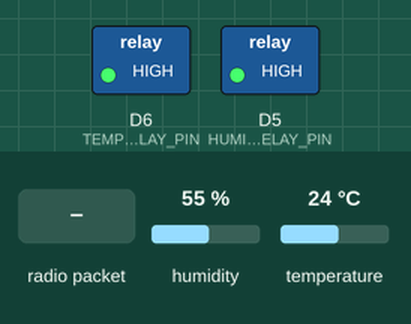
Simulated run of this sketch. Board: ESP8266 (NodeMCU). Shown: switched loads named in the sketch (green lamp = pin HIGH). The inputs (shaded band) are chosen by the test bench; at power-on: humidity 55 %, temperature 24 °C. WiFi joins after 1.5 s; servers stay silent unless stated; what the sketch prints to the serial monitor is not drawn.

Above: at 2.7 s.
2.8 s: radio packet "TOO_HUMID" arrives
At 3.5 s:
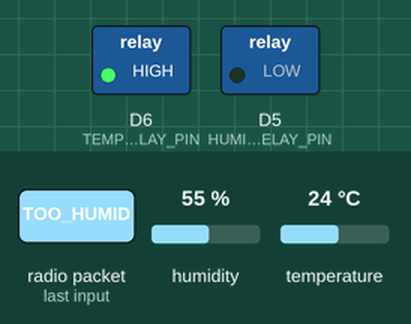
4.3 s: radio packet "TOO_HOT" arrives
At 4.6 s:
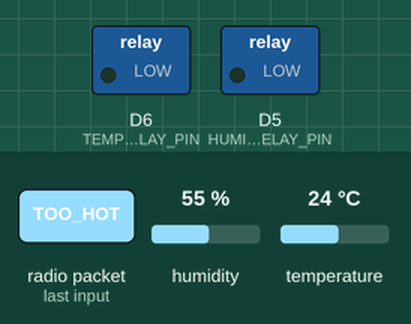
5.8 s: radio packet "TOO_DRY" arrives
At 6.9 s:
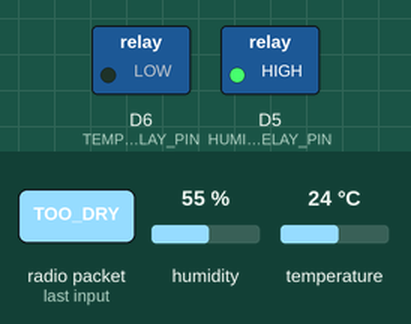
Timing chart, 0 to 8.8 s (numbered marks = the images above; inputs shaded):
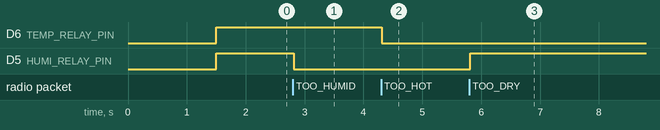

Measured:
- after the input at 2.8 s, D5 (HUMI_RELAY_PIN): HIGH → LOW at once
- after the input at 4.3 s, D6 (TEMP_RELAY_PIN): HIGH → LOW at once
- after the input at 5.8 s, D5 (HUMI_RELAY_PIN): LOW → HIGH at once

The sketch:

Sensor_Node.ino
```cpp
#include <espnow.h>
#include <ESP8266WiFi.h>
#include <DHT.h>

#include "scheduler.h"
#include "timer.h"
#include "global.h"
#include "input_reading_dht.h"
#include "wifi_connection.h"
#include "output_processing.h"


#define SERIAL_DEBUG_BAUD   9600


void setup() {
  // put your setup code here, to run once:


  Serial.begin(SERIAL_DEBUG_BAUD);
  WF_Init();
  TM_Init();
  SCH_Init();
  OUT_Init();

  SCH_Add_Task(WF_CheckConnection, 0, 1);   //10ms
  SCH_Add_Task(OUT_Controller, 0, 1);
  SCH_Add_Task(DHT_Reading, 0, 200);        //2s
}

void loop() {
  // put your main code here, to run repeatedly:
  SCH_Dispatch_Tasks();
}
```

global.cpp
```cpp
#include "global.h"


WiFiClient espClient = WiFiClient();
PubSubClient client(espClient);

struct_message myData = {1, 0, 0, false, false};

uint8_t broadcastAddress[] = {0x3C, 0x61, 0x05, 0xD0, 0x8F, 0xD2};

String cmd;
```

global.h
```cpp
#ifndef __GLOBAL_H__
#define __GLOBAL_H__


// #include <ThingsBoard.h>
#include <ESP8266WiFi.h>
#include <ArduinoJson.h>

#include <PubSubClient.h>
#include <espnow.h>

// Structure example to send data
// Must match the receiver structure
typedef struct struct_message {
  int sensor_node_id;
  float humi;
  float temp;
  bool humiRelayState;
  bool tempRelayState;
} struct_message;


// Initialize ThingsBoard client
extern WiFiClient espClient;

// Create a struct_message called myData
extern struct_message myData;

extern String cmd;

// REPLACE WITH THE MAC Address of your receiver
extern uint8_t broadcastAddress[];

#endif
```

input_reading_dht.cpp
```cpp
#include "input_reading_dht.h"

DHT dht(DHT_PIN, DHTTYPE);     // Initialize DHT sensor


void DHT_Reading(){
  myData.humi = dht.readHumidity();
  myData.temp = dht.readTemperature();

  // Check if any reads failed and exit early (to try again).
  if (isnan(myData.humi) || isnan(myData.temp)) {
    Serial.println("Failed to read from DHT sensor!");
  }
  else {
    Serial.print("HUMI: "); Serial.println(myData.humi);
    Serial.print("TEMP: "); Serial.println(myData.temp);

    esp_now_send(broadcastAddress, (uint8_t *) &myData, sizeof(myData));

  }
}
```

input_reading_dht.h
```cpp
#ifndef __INPUT_READING_DHT_H__
#define __INPUT_READING_DHT_H__

#include <DHT.h>
#include <ESP8266WiFi.h>
#include <espnow.h>

#include "wifi_connection.h"
#include "global.h"

#define DHTTYPE       DHT11 // DHT 11
#define DHT_PIN       D4


void DHT_Reading();
#endif
```

output_processing.cpp
```cpp
#include "output_processing.h"

void OUT_Init(){
  pinMode(HUMI_RELAY_PIN, OUTPUT);
  pinMode(TEMP_RELAY_PIN, OUTPUT);

  digitalWrite(HUMI_RELAY_PIN, 1);
  digitalWrite(TEMP_RELAY_PIN, 1);
}

void OUT_Controller(){
    if(cmd == "TOO_HUMID"){
      myData.humiRelayState = true;
      digitalWrite(HUMI_RELAY_PIN, 0);
    }
    else if(cmd == "TOO_DRY"){
      myData.humiRelayState = false;
      digitalWrite(HUMI_RELAY_PIN, 1);
    }
    else if(cmd == "TOO_HOT"){
      myData.tempRelayState = true;
      digitalWrite(TEMP_RELAY_PIN, 0);
    }
    else if(cmd == "TOO_COLD"){
      myData.tempRelayState = false;
      digitalWrite(TEMP_RELAY_PIN, 1);
    }
    else {
      myData.tempRelayState = false;
      myData.humiRelayState = false;
      digitalWrite(HUMI_RELAY_PIN, 1);
      digitalWrite(TEMP_RELAY_PIN, 1);
    }
}
```

output_processing.h
```cpp
#ifndef  __SYNC_OUTPUT_PROCESSING_H__
#define   __SYNC_OUTPUT_PROCESSING_H__


#include <ESP8266WiFi.h>
#include "global.h"
#include <espnow.h>


#define HUMI_RELAY_PIN      D5
#define TEMP_RELAY_PIN      D6

void OUT_Init();
void OUT_Controller();
#endif
```

scheduler.cpp
```cpp
/*
 * scheduler.cpp
 *
 *  Created on: Nov 17, 2022
 *      Author: DELL
 */


#include "scheduler.h"

static sTasks SCH_tasks_G[SCH_MAX_TASKS];

void SCH_Init(void){
	uint8_t i;
	for(i = 0; i < SCH_MAX_TASKS; i++){

	}
}

uint8_t SCH_Add_Task(void (*pFunction)(), uint32_t DELAY, uint32_t PERIOD){
	uint8_t index = 0;
	while( (SCH_tasks_G[index].pTask != 0) && (index < SCH_MAX_TASKS) ){
		index++;
	}

//	if index == MAX_TASKS => list is full
	if(index == SCH_MAX_TASKS){
		return SCH_MAX_TASKS;
	}

//	there is a space in the task array
	SCH_tasks_G[index].pTask 	= pFunction;
	SCH_tasks_G[index].Delay 	= DELAY;
	SCH_tasks_G[index].Period 	= PERIOD;
	SCH_tasks_G[index].RunMe 	= 0;
	return index;
}

void SCH_Update(void){
	uint8_t index;
//	NOTE: calculations are in STICKS (NOT milliseconds)
	for(index = 0; index < SCH_MAX_TASKS; index++){
//		check if there is a task at this location
		if(SCH_tasks_G[index].pTask){
			if(SCH_tasks_G[index].Delay == 0){
//				increase RunMe flag
				SCH_tasks_G[index].RunMe++;

//				if(SCH_tasks_G[index]. Period){
					SCH_tasks_G[index].Delay = SCH_tasks_G[index].Period;
//				}
			}
			else{
//				delay > 0
				SCH_tasks_G[index].Delay--;
			}
		}
	}
}

void SCH_Dispatch_Tasks(void){
	uint8_t index;
	for(index = 0; index < SCH_MAX_TASKS; index++){
		if(SCH_tasks_G[index].RunMe > 0){
//			run the task
			(*SCH_tasks_G[index].pTask)();
			SCH_tasks_G[index].RunMe--;

			//if period == 0 => one shot task => delete after run
			if(SCH_tasks_G[index].Period == 0){
				SCH_Delete_Task(index);
			}
		}
	}
}


void SCH_Delete_Task(const uint8_t index){
	if(SCH_tasks_G[index].pTask == 0){
//		no task at this location
		return;
	}
	SCH_tasks_G[index].pTask 	= 0x0000;
	SCH_tasks_G[index].Delay 	= 0;
	SCH_tasks_G[index].Period 	= 0;
	SCH_tasks_G[index].RunMe 	= 0;
	SCH_tasks_G[index].TaskID 	= 0x0000;
}

void SCH_Delete_Task_NAME(	void (*pTask) (void) ){
	for(uint8_t i = 0; i < SCH_MAX_TASKS; i++){
		if(SCH_tasks_G[i].pTask == pTask){
			SCH_Delete_Task(i);
			return;
		}
	}
}
```

scheduler.h
```cpp
/*
 * scheduler.h
 *
 *  Created on: Dec 1, 2022
 *      Author: DELL
 */

#ifndef INC_SCHEDULER_H_
#define INC_SCHEDULER_H_


#include <stdint.h>

typedef struct {
//	pointer to task must be a void (void) function
	void (*pTask) (void);
//	delay (sticks) until the function will (next) be run
	uint32_t Delay;
//	interval (sticks) between subsequent runs
	uint32_t Period;
//	incremented (by scheduler) when task is due to execute
	uint8_t RunMe;

	uint32_t TaskID;
} sTasks;


#define SCH_MAX_TASKS				40
#define	NO_TASK_ID					0


void SCH_Init(void);

uint8_t SCH_Add_Task(void (*pFunction)(), uint32_t DELAY, uint32_t PERIOD);

void SCH_Update(void);

void SCH_Dispatch_Tasks(void);

void SCH_Delete_Task(const uint8_t index);

void SCH_Delete_Task_NAME(	void (*pTask) (void) );

#endif /* INC_SCHEDULER_H_ */
```

timer.cpp
```cpp
#include "timer.h"

void timer1_ISR(void){
  SCH_Update();
}

void TM_Init(void){
  timer1_isr_init();
  timer1_attachInterrupt(timer1_ISR);
  timer1_enable(TIM_DIV16, TIM_EDGE, TIM_LOOP);     //DIV16 => 5MHz
  timer1_write(50000);
}
```

timer.h
```cpp
#ifndef INC_TIMER_H_
#define INC_TIMER_H_

#include <Arduino.h>
#include "scheduler.h"


void TM_Init(void);


#endif
```

wifi_connection.cpp
```cpp
#include "wifi_connection.h"


// the Wifi radio's status
int status = WL_IDLE_STATUS;
void OnDataSent(uint8_t *mac_addr, uint8_t sendStatus) {
  Serial.print("Last Packet Send Status: ");
  if (sendStatus == 0){
    Serial.println("Delivery success");
  }
  else{
    Serial.println("Delivery fail");
  }
}

// Callback function that will be executed when data is received
void OnDataRecv(uint8_t * mac, uint8_t *incomingData, uint8_t len) {
  char* buff = (char*) incomingData;
  cmd = String(buff);

  Serial.println(cmd);
  Serial.print("Bytes received: ");
  Serial.println(len);


}

void WF_Init(){
  Serial.println("Connecting to AP ...");
  // attempt to connect to WiFi network

  WiFi.begin(WIFI_GATEWAY_STA, WIFI_GATEWAY_PASS);
  while (WiFi.status() != WL_CONNECTED) {
    delay(500);
    Serial.print("*");
  }
  Serial.println("Connected to AP");
  Serial.print("IP sta: "); Serial.println(WiFi.localIP());

  if (esp_now_init() != 0) {
    Serial.println("Error initializing ESP-NOW");
    return;
  }

  // Once ESPNow is successfully Init, we will register for recv CB to
  // get recv packer info
  esp_now_set_self_role(ESP_NOW_ROLE_COMBO);

  esp_now_register_send_cb(OnDataSent);

  // Register peer
  esp_now_add_peer(broadcastAddress, ESP_NOW_ROLE_COMBO, 1, NULL, 0);

  // Register for a callback function that will be called when data is received
  esp_now_register_recv_cb(OnDataRecv);
}


void Reconnect() {
  // Loop until we're reconnected
  status = WiFi.status();
  if ( status != WL_CONNECTED) {
    WiFi.begin(WIFI_GATEWAY_STA, WIFI_GATEWAY_PASS);
    while (WiFi.status() != WL_CONNECTED) {
      delay(500);
      Serial.print(".");
    }
    Serial.println("Connected to AP");
  }
}

void WF_CheckConnection(){
  if (WiFi.status() != WL_CONNECTED) {
    Reconnect();
  }
}
```

wifi_connection.h
```cpp
#ifndef __INC_WIFI_CONNECTION_H__
#define __INC_WIFI_CONNECTION_H__


#include <ESP8266WiFi.h>
#include <espnow.h>

#include "global.h"

#define WIFI_GATEWAY_STA        "GATEWAY"
#define WIFI_GATEWAY_PASS       "123456789"

void WF_Init();
void WF_CheckConnection();


#endif
```
